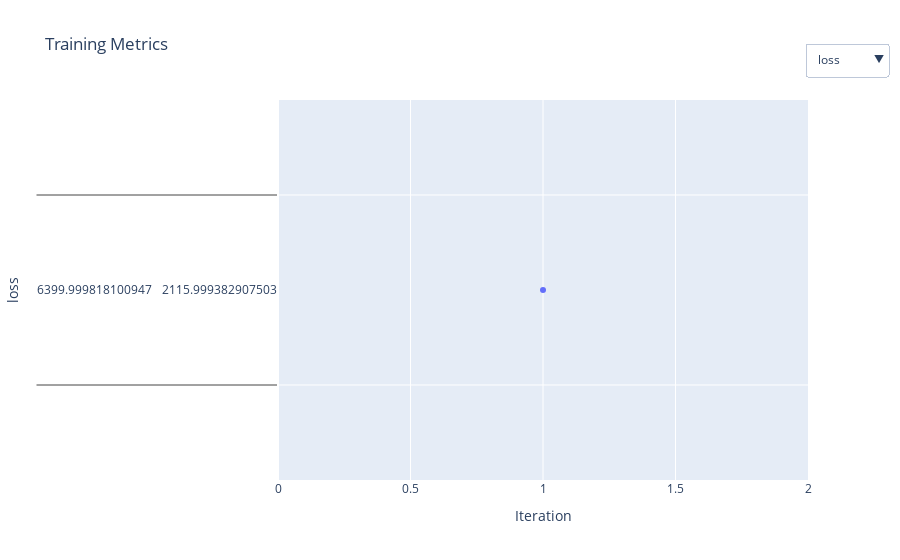

The code cell stored with this chart in its notebook:
### Code cell
plot_training_metrics(metrics_dict=optimizer.history, display_mode='inline', html_path=None)
